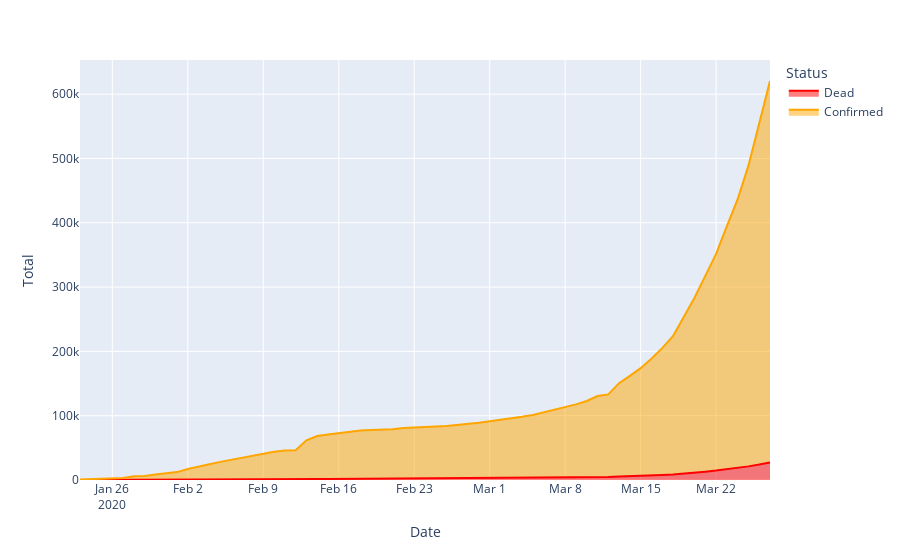

Write notebook code for a chart like this one.
### Code cell
fig = px.area(df_total_time, x="Date", y="Total", color_discrete_sequence = ['red', 'orange'], color="Status")
fig.show()
